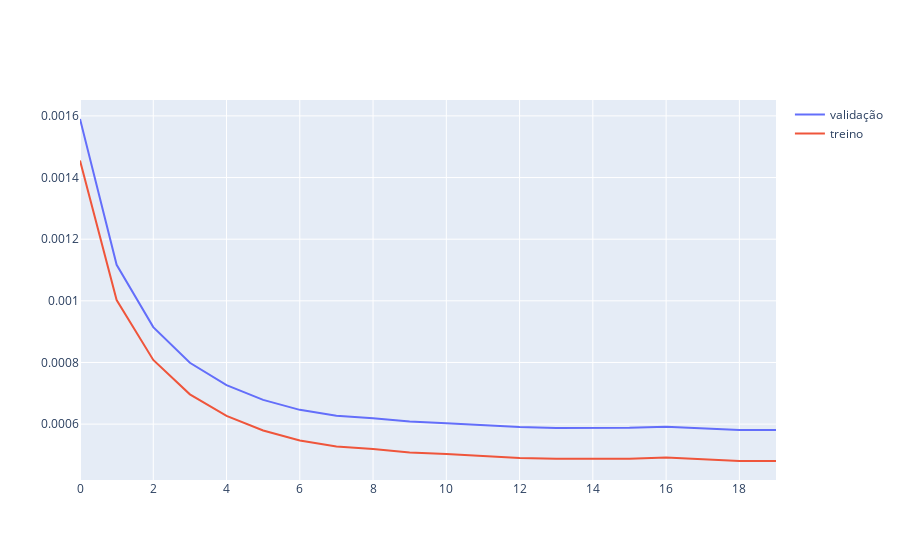

Here is the notebook cell this chart was saved with:
### Code cell
# AJUSTAR ESSE TREINAMENTO!!
for epoch in range(n_epochs):
    model.train()
    with tqdm(batch_start, unit="batch", mininterval=0, disable=False) as bar:
        bar.set_description(f"Epoch {epoch}")
        for start in bar:
            # take a batch
            X_batch = X_train[start:start+batch_size,:]
            # forward pass
            Xh = model(X_batch)
            loss = loss_fn(Xh, X_batch)
            # backward pass
            optimizer.zero_grad()
            loss.backward()
            # update weights
            optimizer.step()
            # print progress
            bar.set_postfix(loss=float(loss))
    # evaluate accuracy at end of each epoch
    model.eval()
    Xh = model(X_val)
    valLoss.append(float(loss_fn(Xh, X_val)))
    Xh = model(X_train)
    trainLoss.append(float(loss_fn(Xh, X_train)))

fig = go.Figure()
fig.add_trace(go.Scatter(y=valLoss, mode="lines", showlegend=True, name='validação'))
fig.add_trace(go.Scatter(y=trainLoss, mode="lines", showlegend=True, name='treino'))
fig.show()

### Figure 1 — Plotly figure (JSON) as saved in the notebook; plotly's stock layout.template omitted (floating-point values rounded to 4 significant figures)
{"data": [{"mode": "lines", "name": "validação", "showlegend": true, "type": "scatter", "y": [0.00159, 0.001117, 0.0009148, 0.0007991, 0.0007266, 0.0006786, 0.0006463, 0.0006269, 0.0006187, 0.0006082, 0.0006028, 0.0005964, 0.0005906, 0.0005878, 0.000587, 0.0005879, 0.0005918, 0.0005855, 0.0005807, 0.0005809]}, {"mode": "lines", "name": "treino", "showlegend": true, "type": "scatter", "y": [0.001455, 0.001003, 0.0008083, 0.0006966, 0.0006265, 0.0005792, 0.0005469, 0.0005274, 0.0005192, 0.0005081, 0.0005027, 0.0004966, 0.0004904, 0.0004875, 0.0004865, 0.0004875, 0.0004914, 0.0004857, 0.0004805, 0.0004804]}], "layout": {}}
